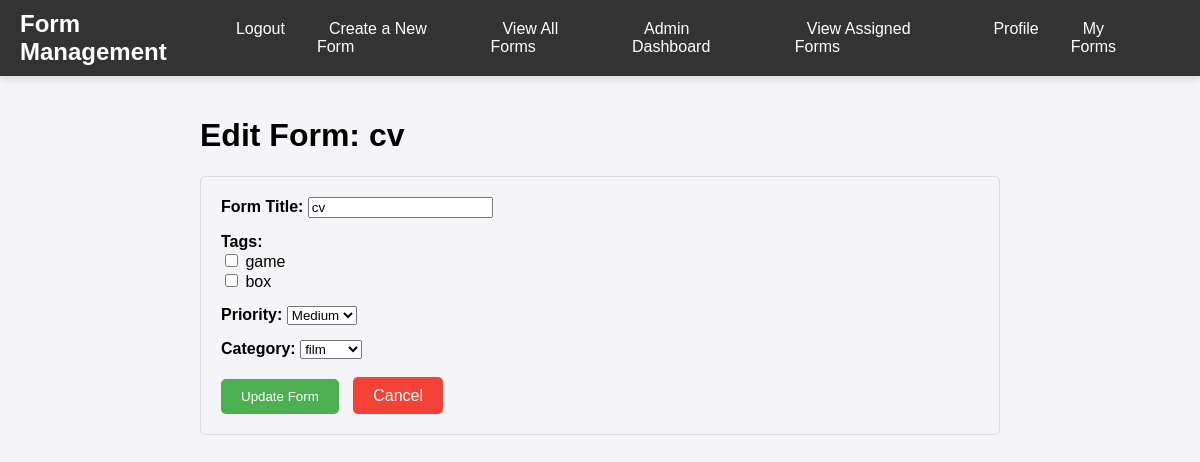
The app's page /edit/70/ (signed in) with its own data.
### app/models.py (models this page shows, shortened)
class Form(models.Model):
    title = models.CharField(max_length=255)
    sender_signature = models.CharField(max_length=255)
    receiver = models.CharField(max_length=255)
    receiver_signature = models.CharField(max_length=255, blank=True)
    content = models.TextField()
    tags = models.ManyToManyField(Tag, related_name="forms", blank=True)
    category = models.ForeignKey(Category, on_delete=models.CASCADE, related_name="forms", null=True)
    users = models.ManyToManyField('app.CustomUser', blank=True)  # view-only users section
    sender_name = models.CharField(max_length=255)
    prioritize = models.BooleanField(default=False)
    priority = models.CharField(max_length=100, choices=[('High', 'High'), ('Medium', 'Medium'), ('Low', 'Low')], default='Medium')
    assigned_managers = models.ManyToManyField(CustomUser, related_name="assigned_forms", blank=True, limit_choices_to={'role': 'manager'})
    assigned_admins = models.ManyToManyField(CustomUser, related_name="assigned_admin_forms", blank=True, limit_choices_to={'role': 'admin'})
    assigned_users = models.ManyToManyField(
        CustomUser,
        related_name="viewable_forms",
        blank=True,
        limit_choices_to={'role': 'user'}
    )
    allowed_managers = models.ManyToManyField(CustomUser, related_name='allowed_forms', blank=True)  # Add this line
    sender = models.CharField(max_length=100)
    verified = models.BooleanField(default=False)
    verified_by = models.ForeignKey(CustomUser, null=True, on_delete=models.SET_NULL, related_name='verified_forms', blank=True)
    verified_at = models.DateTimeField(null=True, blank=True)
    last_modified = models.DateTimeField(auto_now=True)
    class Meta:
        verbose_name = 'Form'
        verbose_name_plural = 'Forms'

### app/views.py (the view)
# urls.py: path('edit/<int:form_id>/', views.edit_form, name='edit_form'),
@login_required
def edit_form(request, form_id):
    form_instance = get_object_or_404(Form, id=form_id, sender=request.user)
    if form_instance.verified:
        messages.error(request, "You cannot edit a verified form.")
        return redirect('my_forms')
    if request.method == 'POST':
        form = FormCreateUpdateForm(request.POST, instance=form_instance)
        if form.is_valid():
            form.save()
            messages.success(request, 'Form updated successfully!')
            return redirect('my_forms')
        else:
            messages.error(request, 'There were errors updating the form. Please try again.')
    else:
        form = FormCreateUpdateForm(instance=form_instance)
    return render(request, 'form/edit_form.html', {'form': form, 'form_instance': form_instance})

### app/forms.py
class FormCreateUpdateForm(forms.ModelForm):
    class Meta:
        model = Form
        fields = ['title', 'tags', 'priority', 'category']  # Adjust fields as needed
        widgets = {
            'tags': forms.CheckboxSelectMultiple(),
            'category': forms.Select(),
        }

### app/models.py (called while the page is built)
    def __str__(self):
        return self.username

    def __str__(self):
        return self.name

    def __str__(self):
        return self.name

### app/templates/form/edit_form.html (shortened to what this page needs)
{% extends "base.html" %}
{% block content %}
    <div class="container" style="max-width: 800px; margin: 0 auto; padding: 20px;">
        <h1>Edit Form: {{ form_instance.title }}</h1>
        <form method="post" class="form" style="border: 1px solid #ddd; padding: 20px; border-radius: 5px;">
            <div class="form-group" style="margin-bottom: 15px;">
                <label for="id_title" style="font-weight: bold;">Form Title:</label>
                {{ form.title }}
            </div>
            <div class="form-group" style="margin-bottom: 15px;">
                <label for="id_tags" style="font-weight: bold;">Tags:</label>
                {{ form.tags }}
            </div>
            <div class="form-group" style="margin-bottom: 15px;">
                <label for="id_priority" style="font-weight: bold;">Priority:</label>
                {{ form.priority }}
            </div>
            <div class="form-group" style="margin-bottom: 15px;">
                <label for="id_category" style="font-weight: bold;">Category:</label>
                {{ form.category }}
            </div>
            <div class="form-actions" style="margin-top: 20px;">
                <button type="submit" class="btn btn-primary" style="background-color: #4CAF50; color: white; padding: 10px 20px; border: none; cursor: pointer; border-radius: 5px;">
                    Update Form
                </button>
                <a href="{% url 'my_forms' %}" class="btn btn-secondary" style="background-color: #f44336; color: white; padding: 10px 20px; text-decoration: none; border-radius: 5px; margin-left: 10px;">
                    Cancel
                </a>
            </div>
        </form>
    </div>
{% endblock %}

### app/static/css/navbar_styles.css (style rules this page uses)
body { font-family: 'Arial', sans-serif; margin: 0; padding: 0; background-color: #f4f4f9; }

### records on screen
Form: title "cv", priority "Medium", category "film"
